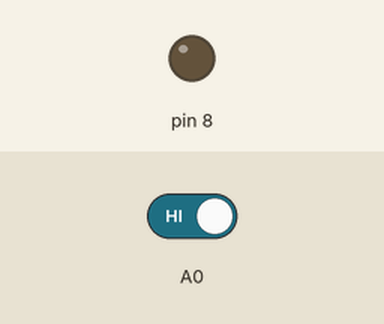
The sketch below on a simulated Arduino Uno, built with avr-gcc and run on an emulated ATmega328P. On the bench: output pins drawn as LEDs (lit = HIGH). Inputs (shaded band) come from the test bench; at power-on: A0 HIGH.

Above: at 1.2 s.
1.3 s: A0 driven LOW
At 2.2 s:
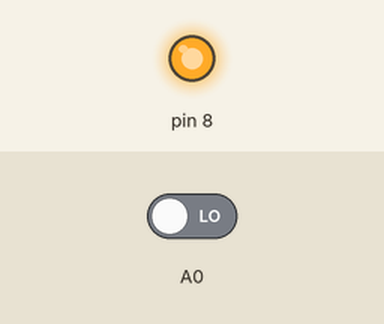
2.8 s: A0 driven HIGH
At 3.4 s:
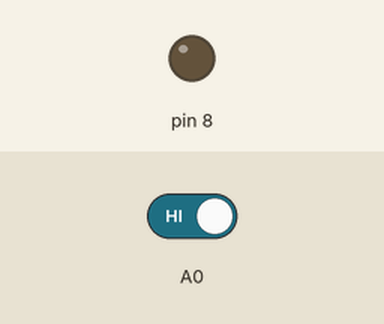
Timing chart, 0 to 5.8 s (numbered marks = the images above; inputs shaded):
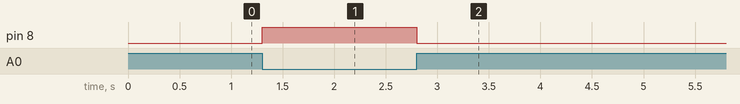

The sketch:

Fire_Extinghuisher.ino
```cpp
void setup() {
  pinMode(A0,INPUT);
  pinMode(8,OUTPUT);
}

void loop() {
  // put your main code here, to run repeatedly:
  if (digitalRead(A0)==LOW)
  {
    digitalWrite(8,HIGH);
  }

  else
  {
    digitalWrite(8,LOW);
  }
}
```

Measured:
- after the input at 1.3 s, pin 8: LOW → HIGH at once
- after the input at 2.8 s, pin 8: HIGH → LOW at once
